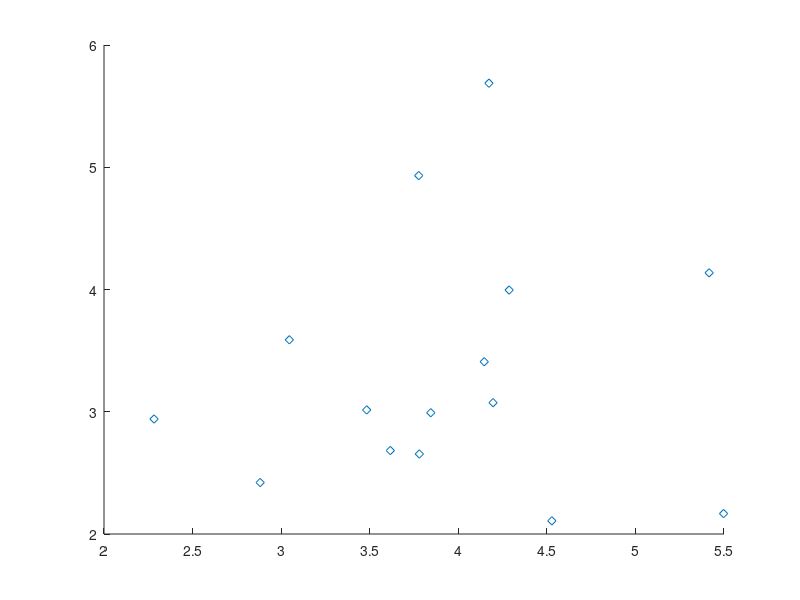

The MATLAB script that drew this image: (Note: this script raises an error after producing the figure.)
% lda8OX2D.m - Linear Discriminant Projection for data8OX.txt
%
fin=fopen('data8OX.txt');
nf=8;     n=45;                       % nf features, n patterns
L(1)=15;  L(2)=30;  L(3)=45;          % L(3)=n
fgetl(fin); fgetl(fin); fgetl(fin);   % skip 3 header lines
A=fscanf(fin,'%f',[1+nf n]); A=A';    % read input data 
d=8;  nk=15;  X=A(:,1:d);
%
% (a) - Covariance Matrix T,  [n d]=size(X);  n=45,  d=8
%
X1=X(1:L(1),:);  X2=X(1+L(1):L(2),:);  X3=X(1+L(2):L(3),:);
m1=mean(X1);    m2=mean(X2);    m3=mean(X3);
mu=mean(X);     T=cov(X);
W1=cov(X1);     W2=cov(X2);     W3=cov(X3); 
W=(nk-1)*(W1+W2+W3);
B=nk*((m1-mu)'*(m1-mu)+(m2-mu)'*(m2-mu)+(m3-mu)'*(m3-mu));
s=0.0001;
C=(inv(W+s*eye(d)))*(B+eps);
%
% (b) - Compute Eigenvalues of W^{-1}B
%
[U D]=eig(C);
Lambda=diag(D);
[Cat index]=sort(Lambda,'descend');
%
% (c) - Compute Percentage of Variance Retained
%
R(1)=Cat(1);
for i=2:d
  R(i)=R(i-1)+Cat(i);
end
S=R(d);
for i=1:d
  R(i)=R(i)/S*100;
end
format short
L',R
%
% (d) - LDA for 8OX data set
%
K=2;
Xproj=zeros(K,d);                     % initiate a projection matrix
for i=1:K
   Xproj(i,:)=U(:,index(i))';
end
Y=(Xproj*X')';                        % first K discriminant components
X1=Y(1:L(1),1);      Y1=Y(1:L(1),2);
X2=Y(1+L(1):L(2),1); Y2=Y(1+L(1):L(2),2);
X3=Y(1+L(2):L(3),1); Y3=Y(1+L(2):L(3),2);
plot(X1,Y1,'d',X2,Y2,'O',X3,Y3,'X');
legend('- 8','- O','- X')
% axis([2 24 -2 20]); grid;
title('First Two Linear Discriminant Projection for data8OX')